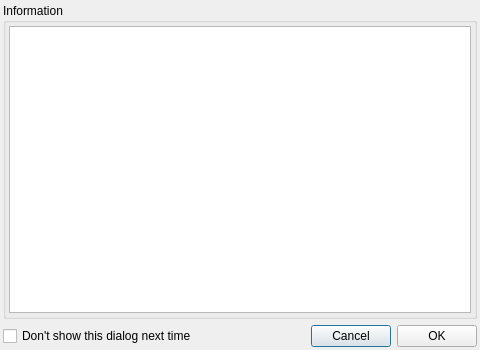
<?xml version="1.0" encoding="UTF-8"?>
<ui version="4.0">
 <class>InfoDialog</class>
 <widget class="QDialog" name="InfoDialog">
  <property name="geometry">
   <rect>
    <x>0</x>
    <y>0</y>
    <width>480</width>
    <height>350</height>
   </rect>
  </property>
  <property name="windowTitle">
   <string notr="true">Info Dialog</string>
  </property>
  <property name="windowIcon">
   <iconset resource="../../q4wine.qrc">
    <normaloff>:/data/q4wine.png</normaloff>:/data/q4wine.png</iconset>
  </property>
  <layout class="QGridLayout" name="gridLayout">
   <property name="margin">
    <number>3</number>
   </property>
   <item row="0" column="0" colspan="4">
    <widget class="QGroupBox" name="groupBox">
     <property name="title">
      <string>Information</string>
     </property>
     <layout class="QGridLayout" name="gridLayout_2">
      <property name="margin">
       <number>3</number>
      </property>
      <item row="0" column="0">
       <widget class="QTextEdit" name="txtInfo">
        <property name="acceptDrops">
         <bool>false</bool>
        </property>
        <property name="toolTip">
         <string notr="true"/>
        </property>
        <property name="statusTip">
         <string notr="true"/>
        </property>
        <property name="whatsThis">
         <string notr="true"/>
        </property>
        <property name="accessibleName">
         <string notr="true"/>
        </property>
        <property name="accessibleDescription">
         <string notr="true"/>
        </property>
        <property name="undoRedoEnabled">
         <bool>false</bool>
        </property>
        <property name="html">
         <string notr="true">&lt;!DOCTYPE HTML PUBLIC &quot;-//W3C//DTD HTML 4.0//EN&quot; &quot;http://www.w3.org/TR/REC-html40/strict.dtd&quot;&gt;
&lt;html&gt;&lt;head&gt;&lt;meta name=&quot;qrichtext&quot; content=&quot;1&quot; /&gt;&lt;style type=&quot;text/css&quot;&gt;
p, li { white-space: pre-wrap; }
&lt;/style&gt;&lt;/head&gt;&lt;body style=&quot; font-family:'Verdana'; font-size:11pt; font-weight:400; font-style:normal;&quot;&gt;
&lt;p style=&quot;-qt-paragraph-type:empty; margin-top:0px; margin-bottom:0px; margin-left:0px; margin-right:0px; -qt-block-indent:0; text-indent:0px;&quot;&gt;&lt;/p&gt;&lt;/body&gt;&lt;/html&gt;</string>
        </property>
        <property name="textInteractionFlags">
         <set>Qt::LinksAccessibleByKeyboard|Qt::LinksAccessibleByMouse|Qt::TextBrowserInteraction|Qt::TextSelectableByKeyboard|Qt::TextSelectableByMouse</set>
        </property>
       </widget>
      </item>
     </layout>
    </widget>
   </item>
   <item row="1" column="0">
    <widget class="QCheckBox" name="cbDontShow">
     <property name="text">
      <string>Don't show this dialog next time</string>
     </property>
    </widget>
   </item>
   <item row="1" column="1">
    <spacer name="horizontalSpacer">
     <property name="orientation">
      <enum>Qt::Horizontal</enum>
     </property>
     <property name="sizeHint" stdset="0">
      <size>
       <width>58</width>
       <height>20</height>
      </size>
     </property>
    </spacer>
   </item>
   <item row="1" column="2">
    <widget class="QPushButton" name="cmdCancel">
     <property name="text">
      <string>Cancel</string>
     </property>
    </widget>
   </item>
   <item row="1" column="3">
    <widget class="QPushButton" name="cmdOk">
     <property name="text">
      <string>OK</string>
     </property>
    </widget>
   </item>
  </layout>
 </widget>
 <resources>
  <include location="../../q4wine.qrc"/>
 </resources>
 <connections/>
</ui>
